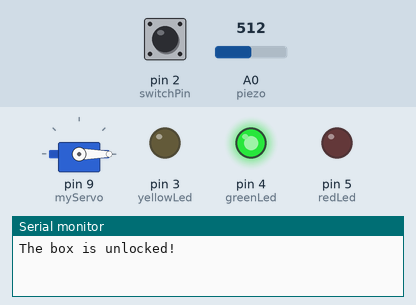
Simulated run of this sketch. Board: Arduino Uno, built with avr-gcc and run on an emulated ATmega328P. Parts: servo, output pins drawn as LEDs (lit = HIGH), the last lines printed to the serial monitor. The inputs (shaded band) are chosen by the test bench; at power-on: pin 2 (switchPin) LOW, A0 (piezo) = 512.

Above: at 1.2 s.
1.3 s: pin 2 (switchPin) pulled HIGH for 0.15 s
At 2.6 s:
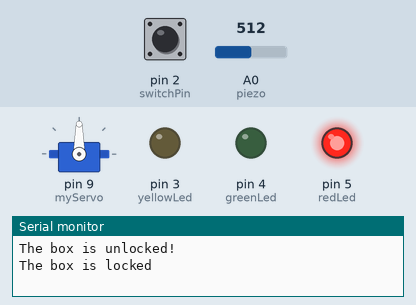
At 11.38 s:
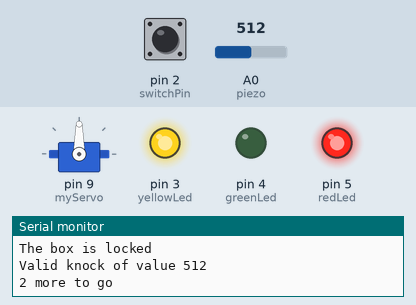
Timing chart, 0 to 12.8 s (numbered marks = the images above; inputs shaded):
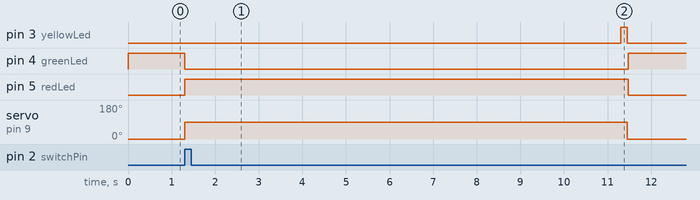

Measured:
- after the input at 1.3 s, pin 3 (yellowLed): LOW → HIGH after 10.0 s, → LOW 0.15 s later; pin 4 (greenLed): HIGH → LOW at once, → HIGH 10.2 s later; pin 5 (redLed): LOW → HIGH at once, → LOW 10.2 s later; servo on pin 9 (myServo): 0° → 90° at once, → 0° 10.2 s later

The sketch:

lesson12_knockLock.ino
```cpp
#include <Servo.h>

Servo myServo;
const int piezo = A0;
const int switchPin = 2;
const int yellowLed = 3;
const int greenLed = 4;
const int redLed = 5;

int knockVal;
int switchVal;
const int quietKnock = 30;
const int loudKnock = 800;

boolean locked = false;
//it is really difficult to get a consistent count of knocks
//as the piezo readings can vary greatly -
// consider using map to mitigate, i.e.:
//outputValue = map(sensorValue, 0, 1023, 0, 255);
//see https://www.arduino.cc/en/Tutorial/AnalogInOutSerial
int numberOfKnocks = 0;

void setup() {

  myServo.attach(9);
  pinMode(yellowLed , OUTPUT);
  pinMode(redLed , OUTPUT);
  pinMode(greenLed , OUTPUT);
  pinMode(switchPin , INPUT);
  Serial.begin(9600);
  digitalWrite(greenLed, HIGH);
  myServo.write(0);
  Serial.println("The box is unlocked!");
}

void loop() {
  if (locked == false) {
    switchVal = digitalRead(switchPin);
    if(switchVal == HIGH) {
      locked =true;
      digitalWrite(greenLed, LOW);
      digitalWrite(redLed, HIGH);
      myServo.write(90);
      numberOfKnocks = 0;
      Serial.println("The box is locked");
      delay(10000);
    }
  }

  if(locked == true) {
    knockVal = analogRead(piezo);
    if (numberOfKnocks < 3 && knockVal > 5) {
      if (checkForKnock(knockVal) == true) {
        numberOfKnocks++;
      }
      Serial.print(3 - numberOfKnocks);
      Serial.println(" more to go");
    }
    if(numberOfKnocks >= 3) {
      locked = false;
      myServo.write(0);
      delay(20);
      digitalWrite(greenLed, HIGH);
      digitalWrite(redLed, LOW);
      Serial.println("The box is unlocked");
    }
  }
}

  boolean checkForKnock(int value) {
    if(value > quietKnock && value < loudKnock) {
      digitalWrite(yellowLed, HIGH);
      delay(50);
      digitalWrite(yellowLed, LOW);
      Serial.print("Valid knock of value ");
      Serial.println(value);

      return true;
    } else {
      Serial.print("Bad knock value ");
      Serial.println(value);
      return false;
      }
}
```
